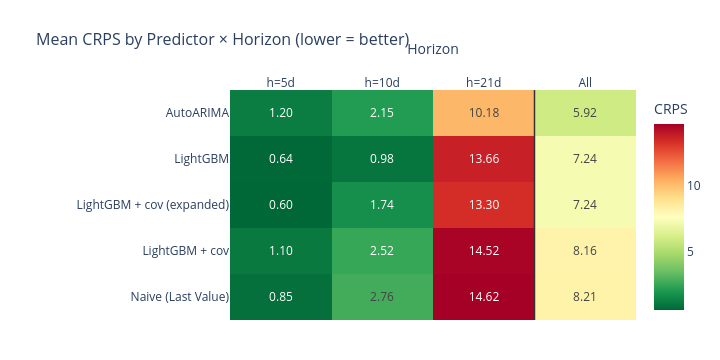

Write notebook code for a chart like this one.
### Code cell
# Heatmap of the table above. Read it left-to-right: the short-horizon columns
# are usually a near-uniform green (everyone is right), and one long-horizon
# column carries the colour spread that sets the 'All' ranking.
viz.make_crps_heatmap(ph_crps)

### Figure 1 — Plotly figure (JSON) as saved in the notebook; plotly's stock layout.template omitted (floating-point values rounded to 4 significant figures)
{"data": [{"colorbar": {"title": {"text": "CRPS"}}, "colorscale": [[0, "rgb(0,104,55)"], [0.1, "rgb(26,152,80)"], [0.2, "rgb(102,189,99)"], [0.3, "rgb(166,217,106)"], [0.4, "rgb(217,239,139)"], [0.5, "rgb(255,255,191)"], [0.6, "rgb(254,224,139)"], [0.7, "rgb(253,174,97)"], [0.8, "rgb(244,109,67)"], [0.9, "rgb(215,48,39)"], [1, "rgb(165,0,38)"]], "hovertemplate": "%{y}<br>%{x}: %{z:.3f}<extra></extra>", "text": [["0.85", "2.76", "14.62", "8.21"], ["1.10", "2.52", "14.52", "8.16"], ["0.60", "1.74", "13.30", "7.24"], ["0.64", "0.98", "13.66", "7.24"], ["1.20", "2.15", "10.18", "5.92"]], "textfont": {"size": 12}, "texttemplate": "%{text}", "type": "heatmap", "x": ["h=5d", "h=10d", "h=21d", "All"], "y": ["Naive (Last Value)", "LightGBM + cov", "LightGBM + cov (expanded)", "LightGBM", "AutoARIMA"], "z": [[0.85, 2.76, 14.62, 8.215], [1.102, 2.523, 14.52, 8.164], [0.602, 1.741, 13.3, 7.238], [0.638, 0.981, 13.66, 7.237], [1.201, 2.145, 10.18, 5.925]]}], "layout": {"height": 360, "margin": {"b": 40, "l": 230, "r": 40, "t": 90}, "shapes": [{"line": {"color": "#333333", "width": 1.5}, "type": "line", "x0": 2.5, "x1": 2.5, "xref": "x", "y0": 0, "y1": 1, "yref": "y domain"}], "title": {"font": {"size": 16}, "text": "Mean CRPS by Predictor × Horizon (lower = better)"}, "width": 720, "xaxis": {"side": "top", "title": {"text": "Horizon"}}, "yaxis": {"title": {"text": ""}}}}
